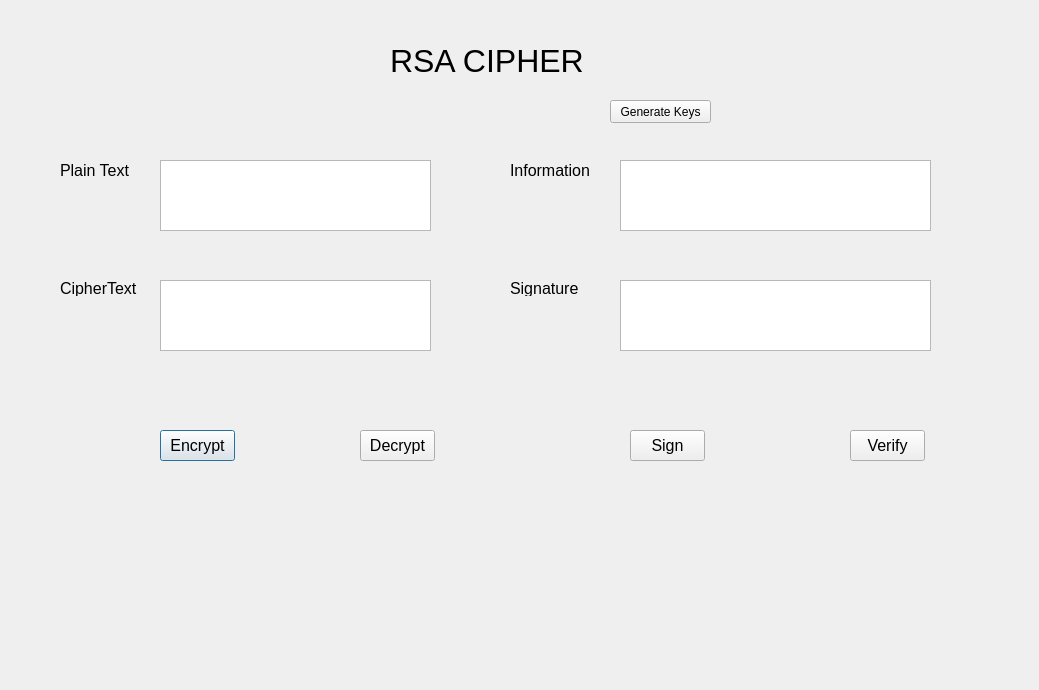
<?xml version="1.0" encoding="UTF-8"?>
<ui version="4.0">
 <class>Dialog</class>
 <widget class="QDialog" name="Dialog">
  <property name="geometry">
   <rect>
    <x>0</x>
    <y>0</y>
    <width>1039</width>
    <height>690</height>
   </rect>
  </property>
  <property name="windowTitle">
   <string>Dialog</string>
  </property>
  <widget class="QLabel" name="label">
   <property name="geometry">
    <rect>
     <x>60</x>
     <y>160</y>
     <width>71</width>
     <height>20</height>
    </rect>
   </property>
   <property name="font">
    <font>
     <pointsize>12</pointsize>
    </font>
   </property>
   <property name="text">
    <string>Plain Text</string>
   </property>
  </widget>
  <widget class="QLabel" name="label_2">
   <property name="geometry">
    <rect>
     <x>60</x>
     <y>280</y>
     <width>91</width>
     <height>16</height>
    </rect>
   </property>
   <property name="font">
    <font>
     <pointsize>12</pointsize>
    </font>
   </property>
   <property name="text">
    <string>CipherText</string>
   </property>
  </widget>
  <widget class="QTextEdit" name="textEdit">
   <property name="geometry">
    <rect>
     <x>160</x>
     <y>160</y>
     <width>271</width>
     <height>71</height>
    </rect>
   </property>
  </widget>
  <widget class="QLabel" name="label_3">
   <property name="geometry">
    <rect>
     <x>510</x>
     <y>160</y>
     <width>101</width>
     <height>20</height>
    </rect>
   </property>
   <property name="font">
    <font>
     <pointsize>12</pointsize>
    </font>
   </property>
   <property name="text">
    <string>Information</string>
   </property>
  </widget>
  <widget class="QLabel" name="label_4">
   <property name="geometry">
    <rect>
     <x>510</x>
     <y>280</y>
     <width>81</width>
     <height>16</height>
    </rect>
   </property>
   <property name="font">
    <font>
     <pointsize>12</pointsize>
    </font>
   </property>
   <property name="text">
    <string>Signature</string>
   </property>
  </widget>
  <widget class="QLabel" name="label_5">
   <property name="geometry">
    <rect>
     <x>390</x>
     <y>40</y>
     <width>251</width>
     <height>41</height>
    </rect>
   </property>
   <property name="font">
    <font>
     <pointsize>24</pointsize>
    </font>
   </property>
   <property name="text">
    <string>RSA CIPHER</string>
   </property>
  </widget>
  <widget class="QPushButton" name="pushButton">
   <property name="geometry">
    <rect>
     <x>160</x>
     <y>430</y>
     <width>75</width>
     <height>31</height>
    </rect>
   </property>
   <property name="font">
    <font>
     <pointsize>12</pointsize>
    </font>
   </property>
   <property name="text">
    <string>Encrypt</string>
   </property>
  </widget>
  <widget class="QPushButton" name="pushButton_2">
   <property name="geometry">
    <rect>
     <x>360</x>
     <y>430</y>
     <width>75</width>
     <height>31</height>
    </rect>
   </property>
   <property name="font">
    <font>
     <pointsize>12</pointsize>
    </font>
   </property>
   <property name="text">
    <string>Decrypt</string>
   </property>
  </widget>
  <widget class="QTextEdit" name="textEdit_2">
   <property name="geometry">
    <rect>
     <x>160</x>
     <y>280</y>
     <width>271</width>
     <height>71</height>
    </rect>
   </property>
  </widget>
  <widget class="QTextEdit" name="textEdit_3">
   <property name="geometry">
    <rect>
     <x>620</x>
     <y>160</y>
     <width>311</width>
     <height>71</height>
    </rect>
   </property>
  </widget>
  <widget class="QTextEdit" name="textEdit_4">
   <property name="geometry">
    <rect>
     <x>620</x>
     <y>280</y>
     <width>311</width>
     <height>71</height>
    </rect>
   </property>
  </widget>
  <widget class="QPushButton" name="pushButton_3">
   <property name="geometry">
    <rect>
     <x>610</x>
     <y>100</y>
     <width>101</width>
     <height>23</height>
    </rect>
   </property>
   <property name="text">
    <string>Generate Keys</string>
   </property>
  </widget>
  <widget class="QPushButton" name="pushButton_4">
   <property name="geometry">
    <rect>
     <x>630</x>
     <y>430</y>
     <width>75</width>
     <height>31</height>
    </rect>
   </property>
   <property name="font">
    <font>
     <pointsize>12</pointsize>
    </font>
   </property>
   <property name="text">
    <string>Sign</string>
   </property>
  </widget>
  <widget class="QPushButton" name="pushButton_5">
   <property name="geometry">
    <rect>
     <x>850</x>
     <y>430</y>
     <width>75</width>
     <height>31</height>
    </rect>
   </property>
   <property name="font">
    <font>
     <pointsize>12</pointsize>
    </font>
   </property>
   <property name="text">
    <string>Verify</string>
   </property>
  </widget>
 </widget>
 <resources/>
 <connections/>
</ui>
